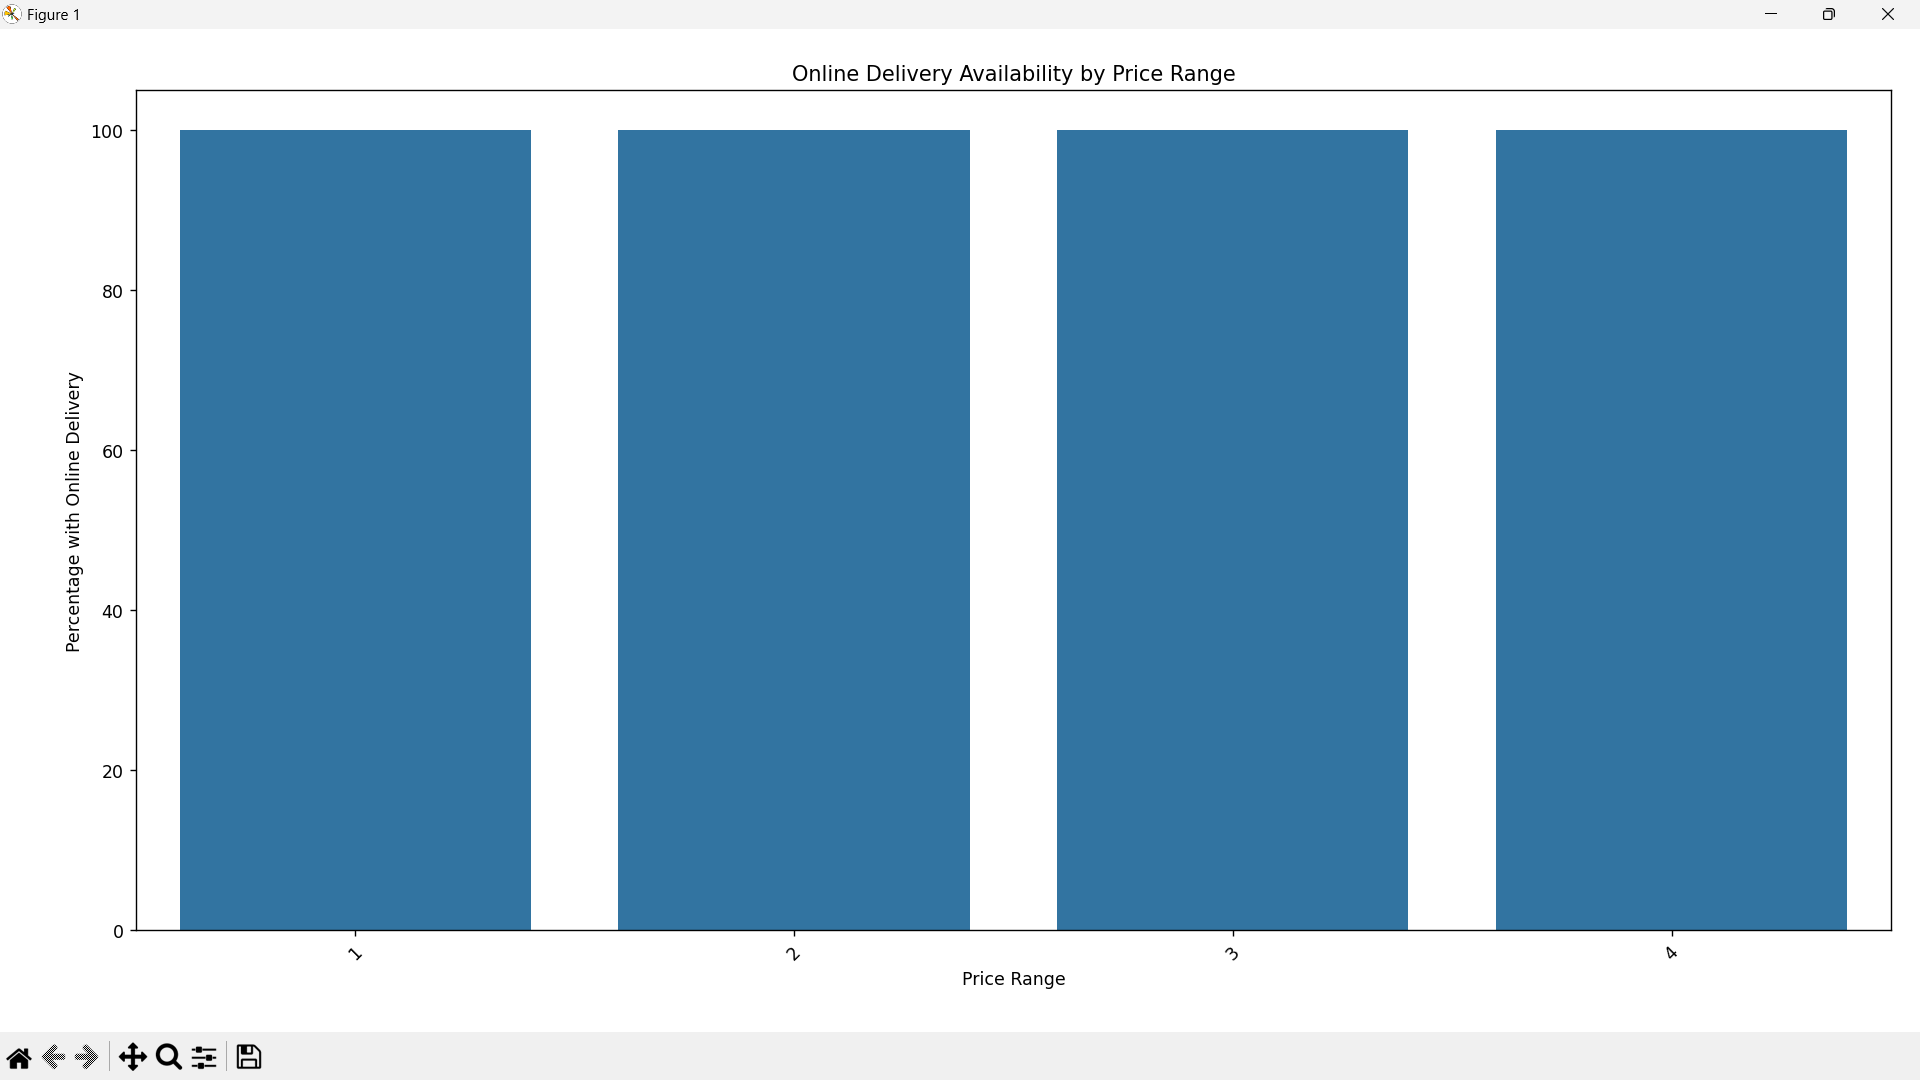

Source code (Python):
#level2 - Task-1

import pandas as pd
import seaborn as sns
import matplotlib.pyplot as plt

# Load your dataset 
df = pd.read_csv(r'C:\Users\haris\OneDrive - Vasireddy Venkatadri Institute of Technology\Desktop\internship certificates\Cognifyz Technologies\Data Science\Dataset.csv')

# Convert 'Has Table booking' and 'Has Online delivery' to boolean
df['Has Table booking'] = df['Has Table booking'].astype(bool)
df['Has Online delivery'] = df['Has Online delivery'].astype(bool)

# Task 1: Determine the percentage of restaurants that offer table booking and online delivery
total_restaurants = len(df)
restaurants_with_table_booking = df['Has Table booking'].sum()
restaurants_with_online_delivery = df['Has Online delivery'].sum()

percentage_table_booking = (restaurants_with_table_booking / total_restaurants) * 100
percentage_online_delivery = (restaurants_with_online_delivery / total_restaurants) * 100

print(f"Percentage of restaurants that offer table booking: {percentage_table_booking:.2f}%")
print(f"Percentage of restaurants that offer online delivery: {percentage_online_delivery:.2f}%")

# Task 2: Compare the average ratings of restaurants with table booking and those without
avg_rating_with_booking = df[df['Has Table booking']]['Aggregate rating'].mean()
avg_rating_without_booking = df[~df['Has Table booking']]['Aggregate rating'].mean()

print(f"\nAverage rating of restaurants with table booking: {avg_rating_with_booking:.2f}")
print(f"Average rating of restaurants without table booking: {avg_rating_without_booking:.2f}")

# Task 3: Analyze availability of online delivery among restaurants with different price ranges
availability_by_price_range = df.groupby('Price range')['Has Online delivery'].mean() * 100

print("\nOnline delivery availability by price range:")
print(availability_by_price_range)

# Optional: Visualize availability by price range
plt.figure(figsize=(10, 6))
sns.barplot(x=availability_by_price_range.index, y=availability_by_price_range.values)
plt.title('Online Delivery Availability by Price Range')
plt.xlabel('Price Range')
plt.ylabel('Percentage with Online Delivery')
plt.xticks(rotation=45)
plt.tight_layout()
plt.show()
